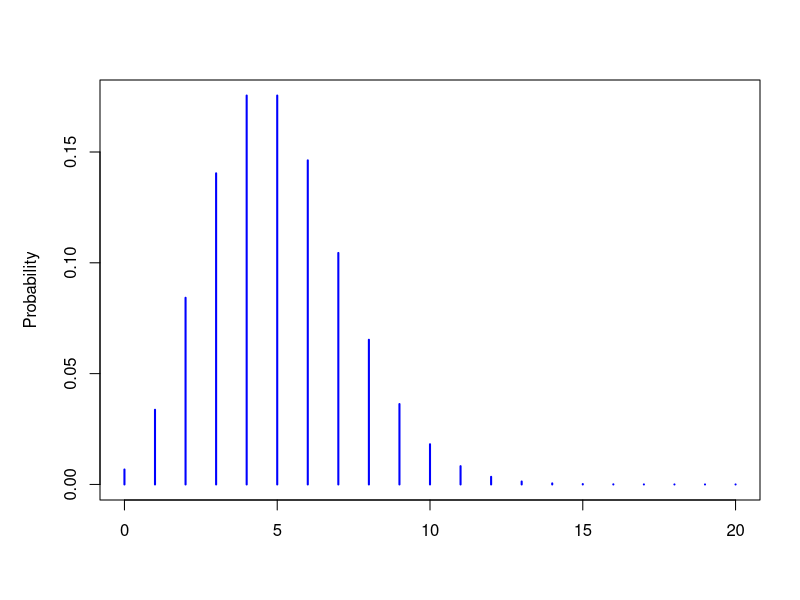

Recreate this plot in R.
## ---- chunk 1
#| fig-width: 4
#| fig-height: 2.75
#| fig-align: center

x <- 0:20
y <- dpois(x,5)
par(mar=c(5,5,4,2),cex.axis=1.,cex.lab=1.)
plot(x,y,col='blue',type='h',lwd=2,xlab="",ylab="Probability")
